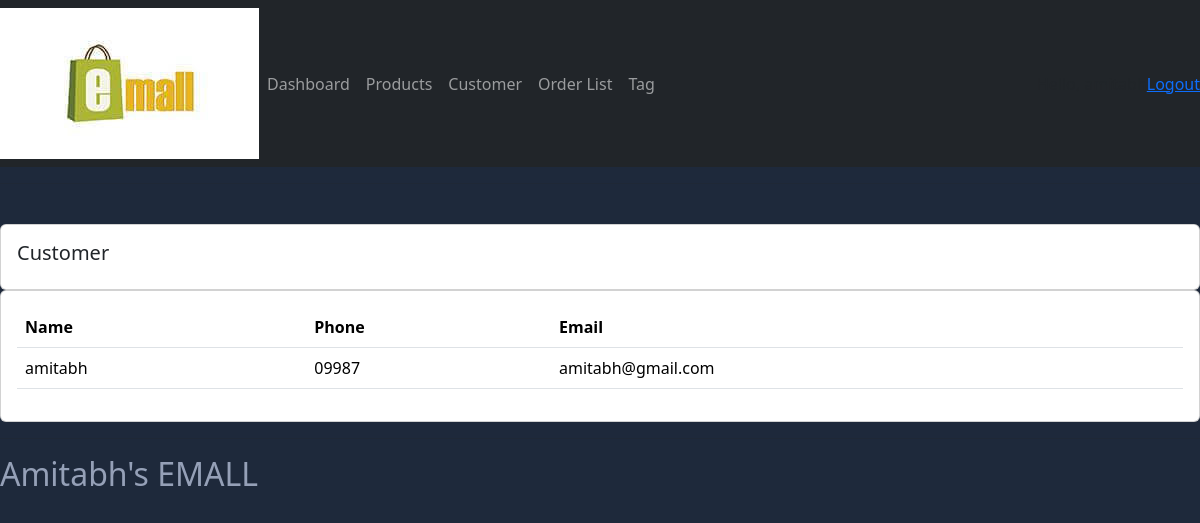
/customer_list (signed in), run on the app's committed database.
### account/models.py (models this page shows, shortened)
class Customer(models.Model):
    name=models.CharField(max_length=100)
    phone=models.CharField(max_length=100)
    email=models.CharField(max_length=200)
    date_created=models.DateTimeField(auto_now_add=True,null=True)

### account/views.py (the view)
# urls.py: path('customer_list',views.Customer_list,name='customer_list'),
@login_required(login_url='login')
def Customer_list(request):
    customer=Customer.objects.all()
    context={'customer':customer}
    return render(request,'account/customer_list.html',context)

### templates/account/customer_list.html
{%  extends 'main.html' %}
{% block content %}
		<br>
		<div class="row">
			<div class="col-md">
				<div class="card card-body">
					<h5>Customer</h5>
				</div>
				<div class="card card-body">
					<table class="table">
						<tr>
							<th>Name</th>
							<th>Phone</th>
							<th>Email</th>
						</tr>
						{% for i in customer %}
							<tr>
								<td>{{i.name}}</td>
								<td>{{i.phone}}</td>
								<td>{{i.email}}</td>
							</tr>
						{% endfor %}
					</table>
				</div>
			</div>
		</div>
{% endblock content %}

### static/css/main.css (style rules this page uses)
body { background-color: rgb(30, 41, 59); }

### data on the page
Customer: name "amitabh", phone "09987", email "amitabh@gmail.com"
